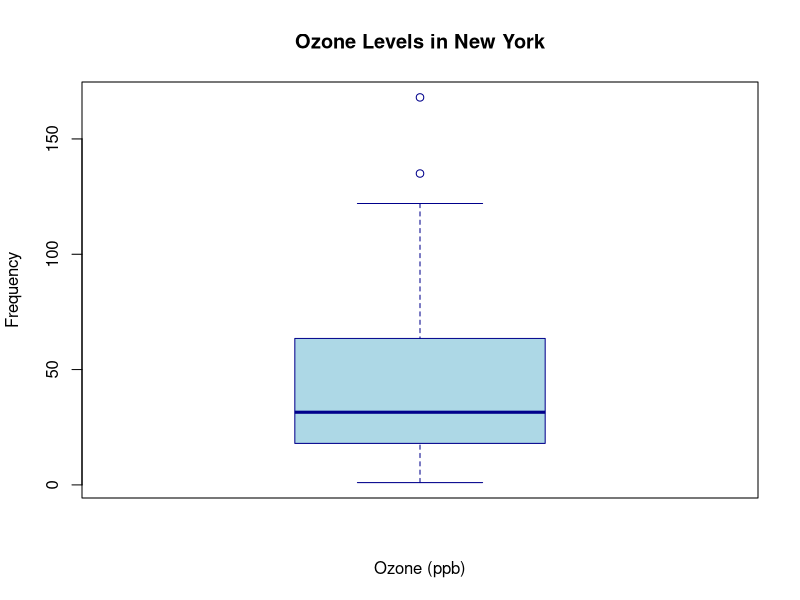
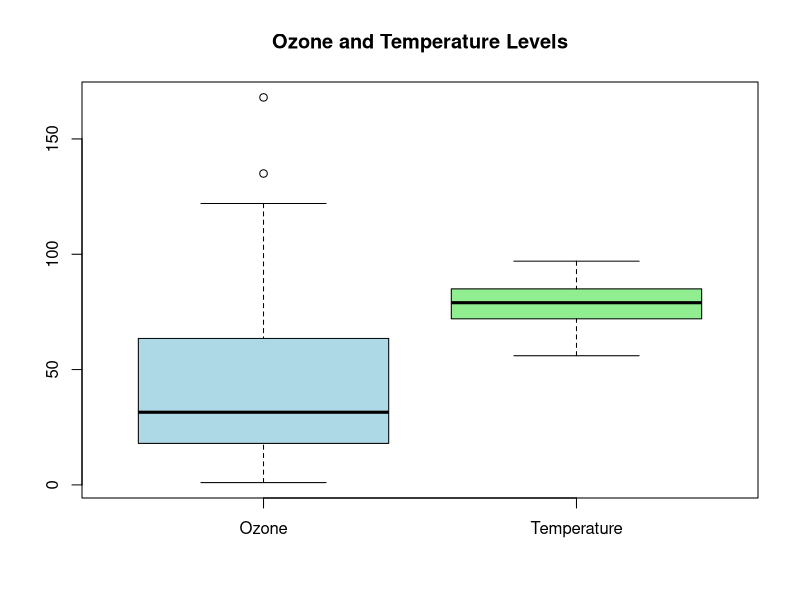
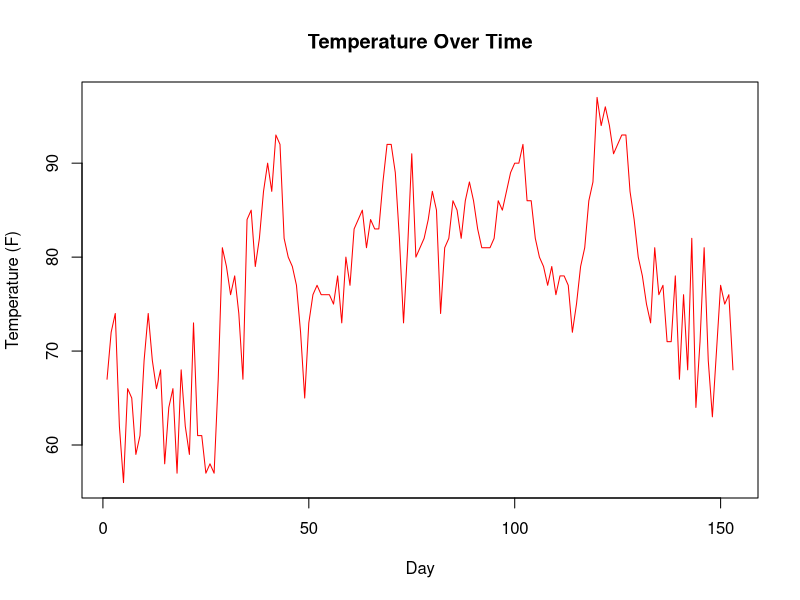
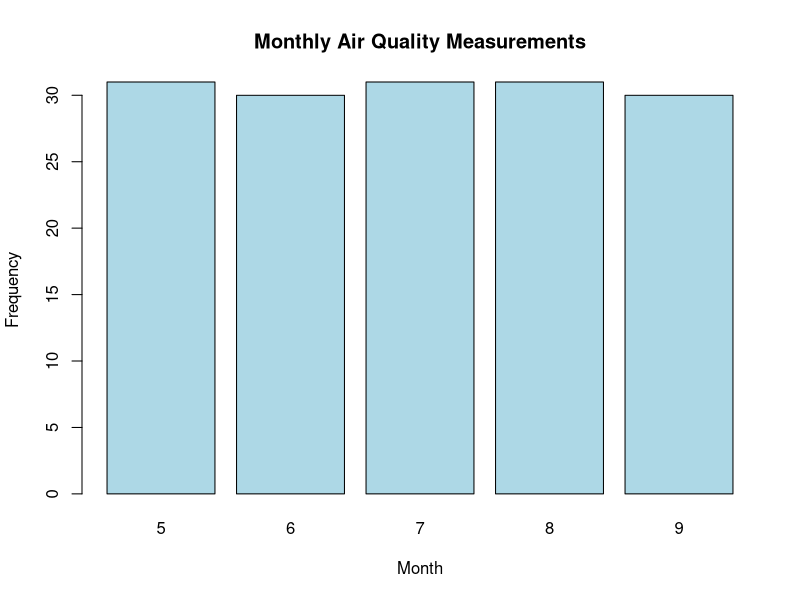
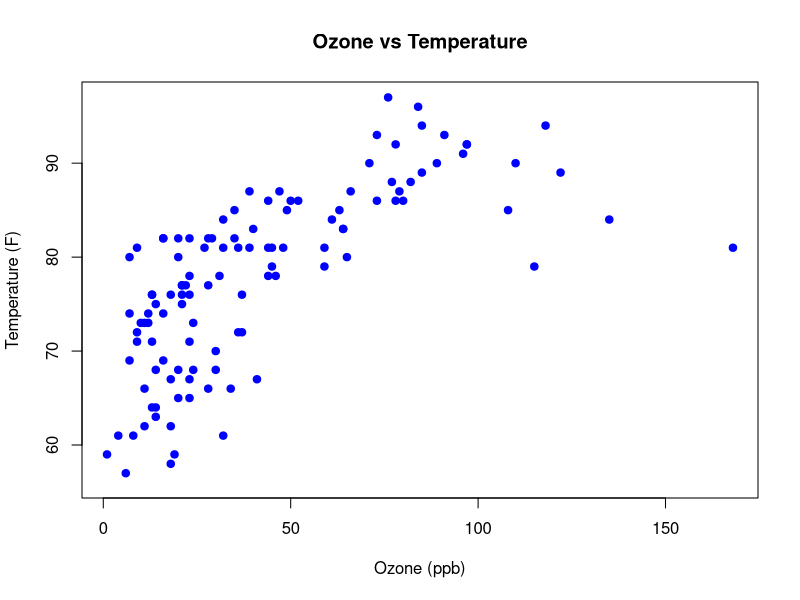
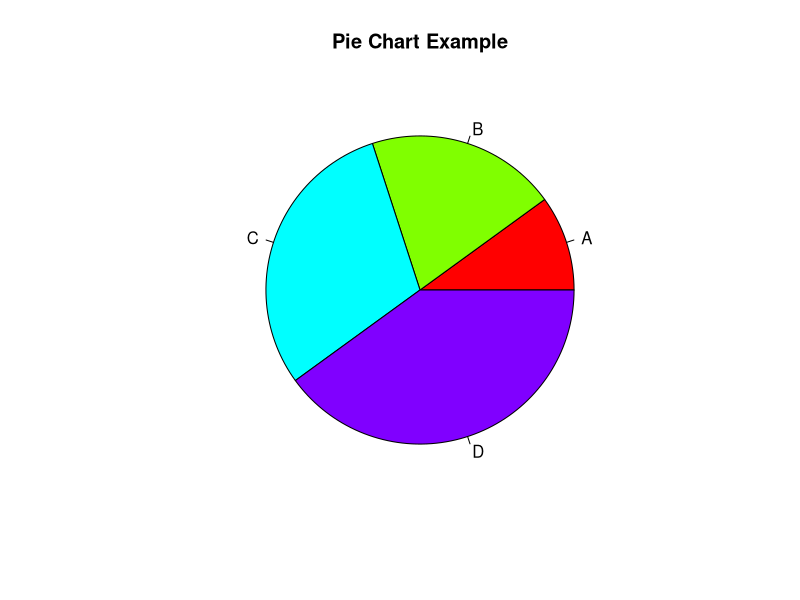
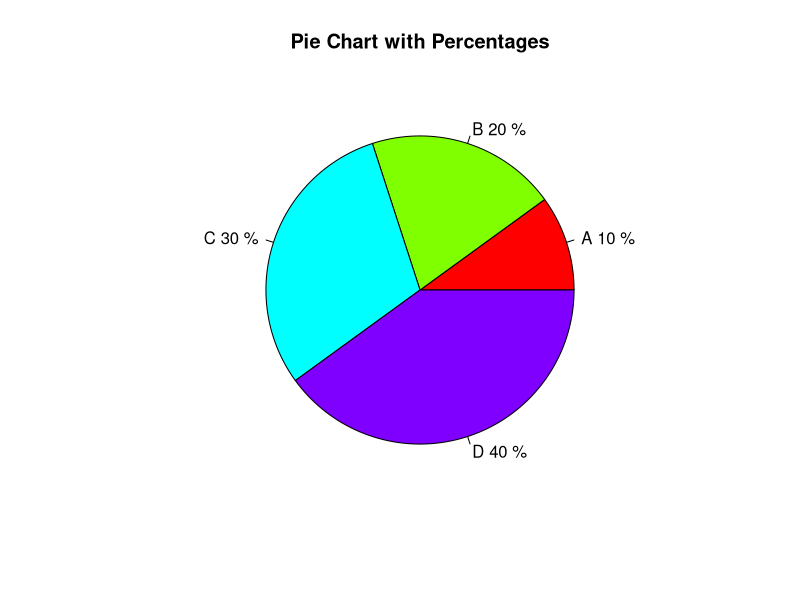
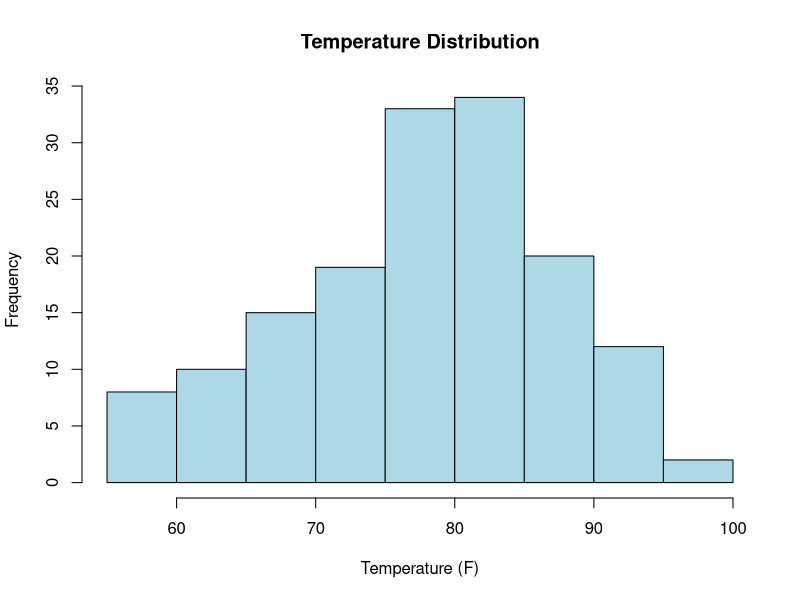

The R source for these figures, in order:
## ---- chunk 1
# Load the dataset
data("airquality")

# Create a box plot for the Ozone column
boxplot(airquality$Ozone, 
        main = "Ozone Levels in New York",
        xlab = "Ozone (ppb)",
        ylab = "Frequency",
        col = "lightblue",
        border = "darkblue")
## ---- chunk 2
  
# Multiple box plots
boxplot(airquality$Ozone, airquality$Temp,
          names = c("Ozone", "Temperature"),
          main = "Ozone and Temperature Levels",
          col = c("lightblue", "lightgreen"))
## ---- chunk 3
plot(airquality$Temp, type = "l",
     main = "Temperature Over Time",
     xlab = "Day",
     ylab = "Temperature (F)",
     col = "red")
## ---- chunk 4
barplot(table(airquality$Month),
        main = "Monthly Air Quality Measurements",
        xlab = "Month",
        ylab = "Frequency",
        col = "lightblue")
## ---- chunk 5
plot(airquality$Ozone, airquality$Temp,
     main = "Ozone vs Temperature",
     xlab = "Ozone (ppb)",
     ylab = "Temperature (F)",
     col = "blue",
     pch = 19)
## ---- chunk 6
# Sample data
slices <- c(10, 20, 30, 40)
labels <- c("A", "B", "C", "D")

# Create pie chart
pie(slices, labels = labels, main = "Pie Chart Example", 
    col = rainbow(length(slices)))
## ---- chunk 7
# Customizing a Pie Chart

# Adding percentages
percentages <- round(slices / sum(slices) * 100)
labels <- paste(labels, percentages, "%", sep = " ")

# Create pie chart with percentages
pie(slices, labels = labels, main = "Pie Chart with Percentages",
    col = rainbow(length(slices)))
## ---- chunk 8
# Load the dataset
data("airquality")

# Create a histogram for the Temperature column
hist(airquality$Temp, main = "Temperature Distribution", 
     xlab = "Temperature (F)", col = "lightblue", 
     border = "black")
## ---- chunk 9
# Customizing the histogram

hist(airquality$Temp, breaks = 15, 
     main = "Temperature Distribution", 
     xlab = "Temperature (F)", 
     col = "lightblue", 
     border = "black")
## ---- chunk 10
# Scatter plot of Ozone vs Temperature
plot(airquality$Ozone, airquality$Temp, 
     main = "Ozone vs Temperature", 
     xlab = "Ozone (ppb)", 
     ylab = "Temperature (F)", 
     col = "blue", 
     pch = 19)

# Add a regression line
abline(lm(Temp ~ Ozone, data = airquality), col = "red")
## ---- chunk 11
# Using base R
pairs(airquality[, 1:4], main = "Scatterplot Matrix")
